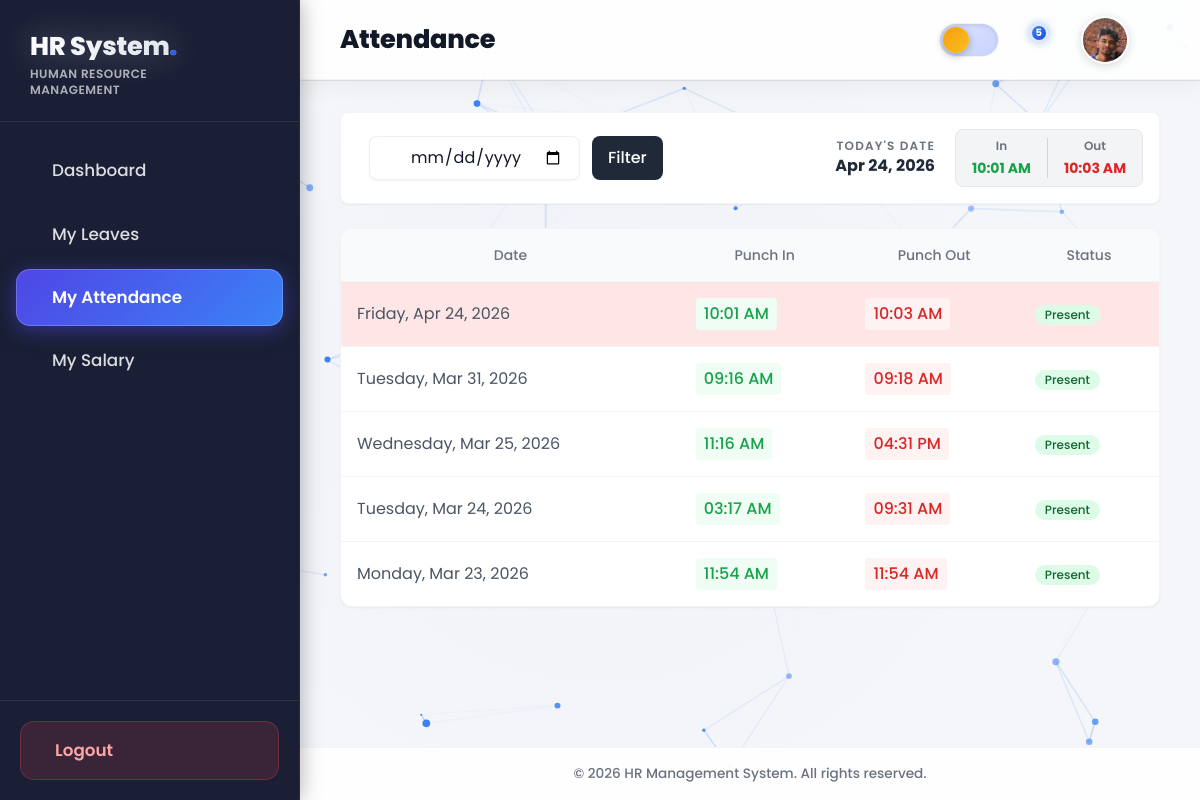
/attendance/ (signed in), run on the app's committed database.
### accounts/models.py (models this page shows, shortened)
class User(AbstractUser):
    ROLE_CHOICES = (
        ('HR', 'HR Manager'),
        ('EMPLOYEE', 'Employee'),
    )
    role = models.CharField(max_length=20, choices=ROLE_CHOICES, default='EMPLOYEE')
    profile_picture = models.ImageField(upload_to='profile_pics/', blank=True, null=True)

### attendance/models.py (models this page shows, shortened)
class Attendance(models.Model):
    STATUS_CHOICES = (
        ('PRESENT', 'Present'),
        ('ABSENT', 'Absent'),
        ('HALF_DAY', 'Half Day'),
        ('ON_LEAVE', 'On Leave'),
    )
    employee = models.ForeignKey(settings.AUTH_USER_MODEL, on_delete=models.CASCADE, related_name='attendance_records')
    date = models.DateField()
    clock_in = models.TimeField(null=True, blank=True)
    clock_out = models.TimeField(null=True, blank=True)
    status = models.CharField(max_length=20, choices=STATUS_CHOICES, default='PRESENT')
    is_late = models.BooleanField(default=False)
    notes = models.TextField(blank=True, null=True)
    class Meta:
        unique_together = ('employee', 'date')
        ordering = ['-date']

### attendance/views.py (the view)
# urls.py: path('', views.attendance_list, name='attendance_list'),
@login_required
def attendance_list(request):
    date_filter = request.GET.get('date', '')
    if request.user.role == 'HR':
        records = Attendance.objects.select_related('employee').all()
    else:
        records = Attendance.objects.filter(employee=request.user)
    if date_filter:
        records = records.filter(date=date_filter)
    paginator = Paginator(records, 15)
    page = request.GET.get('page')
    page_obj = paginator.get_page(page)
    today = timezone.localdate()
    today_attendance = Attendance.objects.filter(employee=request.user, date=today).first()
    context = {
        'records': page_obj,
        'date_filter': date_filter,
        'today_attendance': today_attendance,
        'today': today
    }
    return render(request, 'attendance/list.html', context)

### templates/attendance/list.html (shortened to what this page needs)
{% extends 'base.html' %}
{% block header_title %}Attendance{% endblock %}
{% block content %}
<div class="mb-6 flex flex-col md:flex-row justify-between items-start md:items-center bg-white p-4 rounded-lg shadow-sm border border-gray-100">
    <form method="get" class="flex flex-col md:flex-row space-y-3 md:space-y-0 md:space-x-3 w-full md:w-auto mb-4 md:mb-0">
        <div class="relative">
            <input type="date" name="date" value="{{ date_filter }}" class="pl-10 pr-4 py-2 border rounded-lg focus:outline-none focus:ring-2 focus:ring-blue-500 bg-white shadow-sm">
        </div>
        <button type="submit" class="bg-gray-800 hover:bg-gray-900 text-white px-4 py-2 rounded-lg transition font-medium">Filter</button>
    </form>
    {% if request.user.role == 'EMPLOYEE' %}
    <div class="flex items-center space-x-3 w-full md:w-auto p-4 md:p-0 bg-gray-50 md:bg-transparent rounded-lg md:rounded-none">
        <div class="text-right hidden sm:block mr-2">
            <p class="text-xs text-gray-500 uppercase tracking-widest font-semibold">Today's Date</p>
            <p class="text-gray-800 font-bold">{{ today|date:"M d, Y" }}</p>
        </div>
        {% if not today_attendance %}
            <form action="{% url 'punch_in' %}" method="post">
                {% csrf_token %}
                <button type="submit" class="bg-green-600 hover:bg-green-700 text-white px-6 py-2.5 rounded-lg transition font-bold shadow-sm flex items-center">
                    <i class="ph ph-sign-in mr-2 text-xl"></i>
                    Punch In
                </button>
            </form>
        {% else %}
            {% if not today_attendance.clock_out %}
                <div class="text-sm mr-3 text-center sm:text-right">
                    <span class="block text-green-600 font-bold"><i class="ph ph-check-circle"></i> Punched In</span>
                    <span class="text-gray-500">{{ today_attendance.clock_in|time:"h:i A" }}</span>
                </div>
                <form action="{% url 'punch_out' %}" method="post">
                    {% csrf_token %}
                    <button type="submit" class="bg-red-500 hover:bg-red-600 text-white px-6 py-2.5 rounded-lg transition font-bold shadow-sm flex items-center">
                        <i class="ph ph-sign-out mr-2 text-xl"></i>
                        Punch Out
                    </button>
                </form>
            {% else %}
                <div class="bg-gray-100 px-4 py-2 border border-gray-200 rounded-lg flex space-x-4">
                    <div class="text-center">
                        <p class="text-xs text-gray-500 font-semibold mb-1">In</p>
                        <p class="text-green-600 font-bold text-sm">{{ today_attendance.clock_in|time:"h:i A" }}</p>
                    </div>
                    <div class="text-center">
                        <p class="text-xs text-gray-500 font-semibold mb-1">Out</p>
                        <p class="text-red-600 font-bold text-sm">{{ today_attendance.clock_out|time:"h:i A" }}</p>
                    </div>
                </div>
            {% endif %}
        {% endif %}
    </div>
    {% endif %}
</div>
<div class="bg-white rounded-xl shadow-sm border border-gray-100 overflow-hidden">
    <div class="overflow-x-auto">
        <table class="w-full text-left border-collapse">
            <thead>
                <tr class="bg-gray-50 border-b border-gray-100 text-gray-500 text-sm">
                    <th class="p-4 font-medium text-center">Date</th>
                    <th class="p-4 font-medium text-center">Punch In</th>
                    <th class="p-4 font-medium text-center">Punch Out</th>
                    <th class="p-4 font-medium text-center">Status</th>
                </tr>
            </thead>
            <tbody class="divide-y divide-gray-100">
                {% for record in records %}
                <tr class="hover:bg-gray-50 transition" {% if record.is_late %}style="background-color: #ffe6e6;"{% endif %}>
                    <td class="p-4 text-gray-600">{{ record.date|date:"l, M d, Y" }}</td>
                    <td class="p-4">
                        {% if record.clock_in %}
                            <span class="text-green-600 font-medium bg-green-50 px-2 py-1 rounded inline-block"> {{ record.clock_in|time:"h:i A" }}</span>
                        {% else %}
                            <span class="text-gray-400">-</span>
                        {% endif %}
                    </td>
                    <td class="p-4">
                        {% if record.clock_out %}
                            <span class="text-red-600 font-medium bg-red-50 px-2 py-1 rounded inline-block"> {{ record.clock_out|time:"h:i A" }}</span>
                        {% else %}
                            <span class="text-gray-400">-</span>
                        {% endif %}
                    </td>
                    <td class="p-4">
                        {% if record.status == 'PRESENT' %}
                            <span class="inline-flex items-center px-2.5 py-0.5 rounded-full text-xs font-medium bg-green-100 text-green-800">Present</span>
                        {% elif record.status == 'ABSENT' %}
                            <span class="inline-flex items-center px-2.5 py-0.5 rounded-full text-xs font-medium bg-red-100 text-red-800">Absent</span>
                        {% elif record.status == 'HALF_DAY' %}
                            <span class="inline-flex items-center px-2.5 py-0.5 rounded-full text-xs font-medium bg-yellow-100 text-yellow-800">Half Day</span>
                        {% else %}
                            <span class="inline-flex items-center px-2.5 py-0.5 rounded-full text-xs font-medium bg-blue-100 text-blue-800">{{ record.get_status_display }}</span>
                        {% endif %}
                    </td>
                </tr>
                {% endfor %}
            </tbody>
        </table>
    </div>
</div>
{% endblock %}

### templates/base.html (shortened to what this page needs)
<!DOCTYPE html>
<html lang="en" class="">
<head>
    <script src="https://cdn.tailwindcss.com"></script>
</head>
<body>
    <aside class="sidebar">
        <div class="sidebar-brand">
            <h1 style="font-size: 1.6rem; line-height: 1.1;">HR System<span style="color:var(--accent-2)">.</span></h1>
            <p
                style="font-size:0.75rem;color:rgba(255,255,255,0.65);margin-top:6px;letter-spacing:0.04em;font-weight:600;line-height:1.3;">
                HUMAN RESOURCE<br />MANAGEMENT</p>
        </div>
        <nav class="sidebar-nav" id="sidebar-nav">
            <a href="{% url 'dashboard' %}" data-href="/">
                <span>Dashboard</span>
            </a>
            {% if request.user.role == 'HR' %}
            <a href="{% url 'employee_list' %}" data-href="/employees">
                <i class="ph ph-users nav-icon"></i><span>Employees</span>
            </a>
            <a href="{% url 'leave_list' %}" data-href="/leave">
                <i class="ph ph-calendar-blank nav-icon"></i><span>Leave Management</span>
            </a>
            <a href="{% url 'attendance_list' %}" data-href="/attendance">
                <i class="ph ph-clock nav-icon"></i><span>Attendance</span>
            </a>
            <a href="{% url 'payroll_list' %}" data-href="/payroll">
                <i class="ph ph-money nav-icon"></i><span>Payroll</span>
            </a>
            {% else %}
            <a href="{% url 'leave_list' %}" data-href="/leave">
                <span>My Leaves</span>
            </a>
            <a href="{% url 'attendance_list' %}" data-href="/attendance">
                <span>My Attendance</span>
            </a>
            <a href="{% url 'payroll_list' %}" data-href="/payroll">
                <span>My Salary</span>
            </a>
            {% endif %}
        </nav>
        <div class="sidebar-footer">
            <form action="{% url 'logout' %}" method="post">
                <div class="logout-btn-wrapper">
                    <button type="submit" class="logout-btn">
                        <span>Logout</span>
                    </button>
                </div>
            </form>
        </div>
    </aside>
    <div class="main-area">
        <header class="topbar">
            <div class="topbar-title">{% block header_title %}Overview{% endblock %}</div>
            <div class="topbar-actions">
                <button class="theme-toggle" onclick="toggleTheme()" title="Toggle Dark/Light Mode"
                    aria-label="Toggle theme">
                    <div class="theme-toggle-knob">
                    </div>
                </button>
                <div style="position:relative;">
                    {% if request.user.role == 'HR' %}
                    {% with notif_count=pending_leaves_count|default:0 %}
                    <button class="icon-btn" onclick="toggleNotif(event)" id="notif-btn" aria-label="Notifications">
                        <i class="ph ph-bell"></i>
                        <span data-notif-badge data-count="{{ notif_count }}"
                            style="{% if notif_count <= 0 %}display:none;{% endif %}position:absolute;top:6px;right:6px;height:18px;min-width:18px;border-radius:99px;background:linear-gradient(135deg,#ef4444,#b91c1c);color:#fff;font-size:10px;font-weight:700;display:flex;align-items:center;justify-content:center;padding:0 4px;box-shadow:0 0 10px rgba(239,68,68,0.6);animation:pulse 2s infinite;border:2px solid var(--bg-header);">{{ notif_count }}</span>
                    </button>
                    {% endwith %}
                    {% else %}
                    {% with notif_count=emp_notifications_count|default:0 %}
                    <button class="icon-btn" onclick="toggleNotif(event)" id="notif-btn" aria-label="Notifications">
                        <span data-notif-badge data-count="{{ notif_count }}"
                            style="{% if notif_count <= 0 %}display:none;{% endif %}position:absolute;top:6px;right:6px;height:18px;min-width:18px;border-radius:99px;background:linear-gradient(135deg,#3b82f6,#1d4ed8);color:#fff;font-size:10px;font-weight:700;display:flex;align-items:center;justify-content:center;padding:0 4px;box-shadow:0 0 10px rgba(59,130,246,0.6);animation:pulse 2s infinite;border:2px solid var(--bg-header);">{{ notif_count }}</span>
                    </button>
                    {% endwith %}
                    {% endif %}
                </div>
                <a href="{% url 'profile' %}" class="profile-btn" title="Edit Profile">
                    <div class="profile-img-wrap">
                        {% if request.user.profile_picture %}
                        <img src="{{ request.user.profile_picture.url }}" alt="Profile"
                            style="width:100%;height:100%;object-fit:cover;">
                        {% else %}
                        <div
                            style="width:100%;height:100%;background:linear-gradient(135deg,#4f46e5,#2563eb);display:flex;align-items:center;justify-content:center;color:#fff;font-weight:700;font-size:1.2rem;">
                            {{ request.user.username|make_list|first|upper }}
                        </div>
                        {% endif %}
                    </div>
                </a>
            </div>
        </header>
        <main id="main-content" style="flex:1;overflow-y:auto;padding:32px 40px;position:relative;z-index:20;">
            {% block content %}{% endblock %}
        </main>
        <footer style="text-align: center; padding: 16px 20px; background: var(--bg-header); color: var(--text-muted); border-top: 1px solid var(--border-subtle); backdrop-filter: blur(32px); -webkit-backdrop-filter: blur(32px); z-index: 30; flex-shrink: 0;">
            <p style="margin: 0; font-size: 0.85rem; font-weight: 500;">&copy; 2026 HR Management System. All rights reserved.</p>
        </footer>
    </div>
</body>
</html>

### data on the page
User: user.profile_picture (picture)
Attendance: clock_in "10:01 AM", clock_out "10:03 AM", date "Friday, Apr 24, 2026", status "Present"
Attendance: date "Tuesday, Mar 31, 2026", clock_in "09:16 AM", clock_out "09:18 AM", status "Present"
Attendance: date "Wednesday, Mar 25, 2026", clock_in "11:16 AM", clock_out "04:31 PM", status "Present"
Attendance: date "Tuesday, Mar 24, 2026", clock_in "03:17 AM", clock_out "09:31 AM", status "Present"
Attendance: date "Monday, Mar 23, 2026", clock_in "11:54 AM", clock_out "11:54 AM", status "Present"

### other printed values
{{ notif_count }} "5"
{{ today|date:"M d, Y" }} "Apr 24, 2026"
